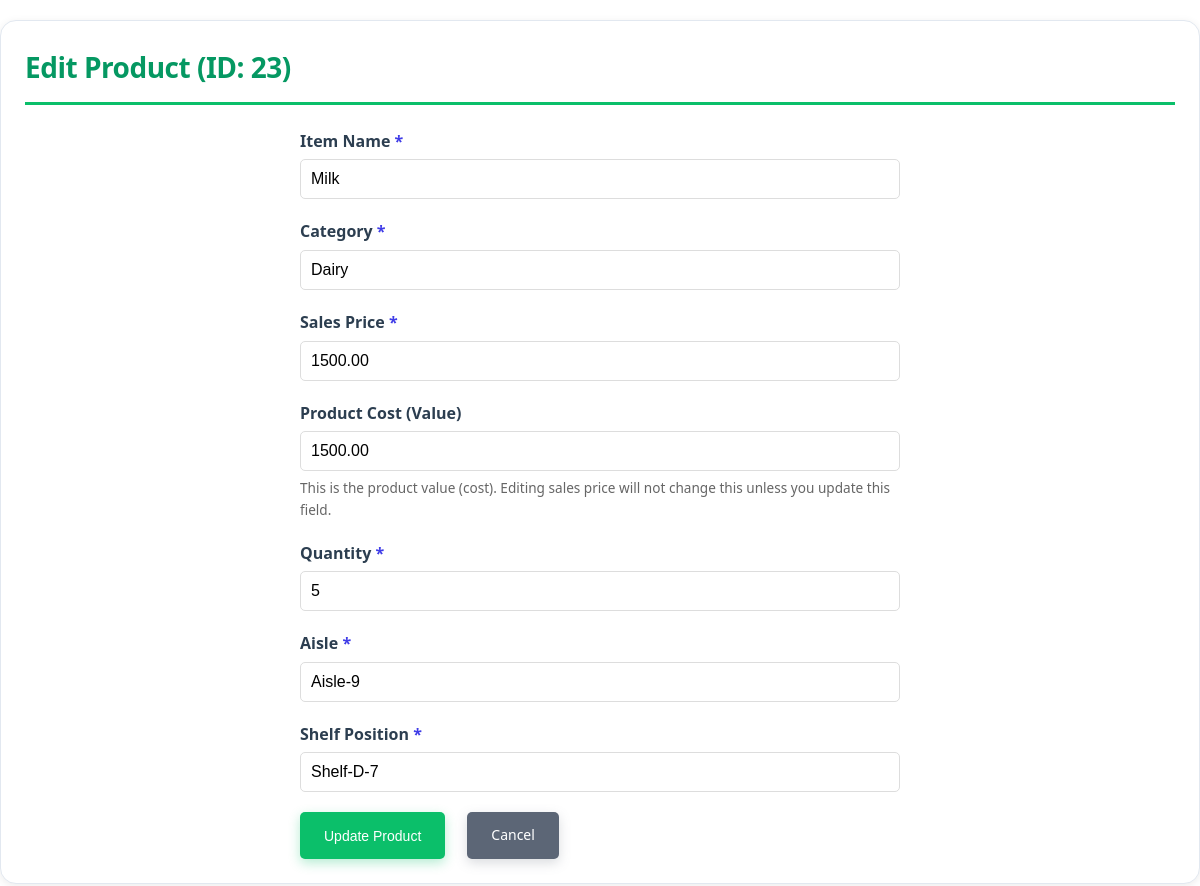
Page /update.php?id=23 (signed in) on the committed database.
### tables this page shows
CREATE TABLE `items` (
  `item_id` int(11) NOT NULL AUTO_INCREMENT PRIMARY KEY,
  `item_name` varchar(255) NOT NULL,
  `category` varchar(100),
  `price` decimal(10,2) NOT NULL,
  `cost_price` decimal(10,2) NOT NULL DEFAULT 0,
  `quantity` int(11) NOT NULL DEFAULT 0,
  `isles` varchar(100) NOT NULL,
  `shelf_position` varchar(100) NOT NULL,
  `created_at` timestamp NOT NULL DEFAULT current_timestamp(),
  `updated_at` timestamp NOT NULL DEFAULT current_timestamp() ON UPDATE current_timestamp()
);

### update.php (the view, shortened to what this page needs)
<?php
$item_id = $_GET['id'] ?? null;
$conn = getDBConnection();
$stmt = $conn->prepare("SELECT * FROM items WHERE item_id = ?");
$stmt->bind_param("i", $item_id);
$stmt->execute();
$result = $stmt->get_result();
$item = $result->fetch_assoc();
?>
<!DOCTYPE html>
<html lang="en">
<head>
    <link rel="stylesheet" href="style.css">
    <link rel="stylesheet" href="https://cdnjs.cloudflare.com/ajax/libs/font-awesome/6.4.0/css/all.min.css" />
</head>
<body>
    <div class="container">
        <h1>Edit Product (ID: <?php echo htmlspecialchars($item['item_id']); ?>)</h1>
        <div class="form-container">
            <form method="POST" action="">
                <div class="form-group">
                    <label for="item_name">Item Name <span class="required">*</span></label>
                    <input type="text" id="item_name" name="item_name" required
                           value="<?php echo htmlspecialchars($item['item_name']); ?>">
                </div>
                <div class="form-group">
                    <label for="category">Category <span class="required">*</span></label>
                    <input type="text" id="category" name="category" required
                           value="<?php echo htmlspecialchars($item['category'] ?? ''); ?>"
                           placeholder="e.g., Groceries, Beverages">
                </div>
                <div class="form-group">
                    <label for="price">Sales Price <span class="required">*</span></label>
                    <input type="number" id="price" name="price" step="0.01" min="0.01" required
                           value="<?php echo htmlspecialchars($item['price']); ?>">
                </div>
                <div class="form-group">
                    <label for="cost_price">Product Cost (Value)</label>
                    <input type="number" id="cost_price" name="cost_price" step="0.01" min="0.00"
                           value="<?php echo htmlspecialchars($item['cost_price'] ?? $item['price']); ?>">
                    <p style="font-size:0.85em; color:#666; margin-top:6px;">This is the product value (cost). Editing sales price will not change this unless you update this field.</p>
                </div>
                <div class="form-group">
                    <label for="quantity">Quantity <span class="required">*</span></label>
                    <input type="number" id="quantity" name="quantity" min="0" required
                           value="<?php echo htmlspecialchars($item['quantity']); ?>">
                </div>
                <div class="form-group">
                    <label for="isles">Aisle <span class="required">*</span></label>
                    <input type="text" id="isles" name="isles" required
                           value="<?php echo htmlspecialchars($item['isles']); ?>">
                </div>
                <div class="form-group">
                    <label for="shelf_position">Shelf Position <span class="required">*</span></label>
                    <input type="text" id="shelf_position" name="shelf_position" required
                           value="<?php echo htmlspecialchars($item['shelf_position']); ?>">
                </div>
                <div class="form-actions">
                    <button type="submit" class="btn btn-primary">Update Product</button>
                    <a href="items.php" class="btn btn-secondary">Cancel</a>
                </div>
            </form>
        </div>
    </div>
</body>
</html>

### style.css (style rules this page uses)
* { margin: 0; padding: 0; box-sizing: border-box; }
:root { --color-primary: #0bbf6a; --color-primary-light: #22d485; --color-primary-dark: #059862; --color-secondary: #5c6676; --color-secondary-dark: #434b5c; --color-accent: #9ce7c4; }
body { font-family: 'Segoe UI', Tahoma, Geneva, Verdana, sans-serif; background: #ffffff; color: #2d3748; line-height: 1.6; min-height: 100vh; }
.container { max-width: 1200px; margin: 20px auto; padding: 24px; background-color: #ffffff; border-radius: 16px; box-shadow: 0 2px 8px rgba(0, 0, 0, 0.08); border: 1px solid #e2e8f0; }
h1 { color: var(--color-primary-dark); margin-bottom: 24px; border-bottom: 3px solid var(--color-primary); padding-bottom: 12px; font-weight: 600; text-transform: none; letter-spacing: -0.5px; font-size: 28px; }
.btn { display: inline-block; padding: 10px 20px; text-decoration: none; border-radius: 5px; border: none; cursor: pointer; font-size: 14px; transition: background-color 0.3s; margin-right: 10px; }
.btn-primary { background: var(--color-primary); color: white; font-weight: 500; text-transform: none; letter-spacing: 0; box-shadow: 0 4px 12px rgba(11, 191, 106, 0.3); transition: all 0.3s ease; }
.btn-secondary { background: var(--color-secondary); color: white; font-weight: 500; box-shadow: 0 4px 12px rgba(107, 114, 128, 0.25); transition: all 0.3s ease; }
.form-container { max-width: 600px; margin: 0 auto; }
.form-group { margin-bottom: 20px; }
.form-group label { display: block; margin-bottom: 5px; font-weight: bold; color: #2c3e50; }
.form-group input[type="text"], .form-group input[type="number"], .form-group input[type="password"] { width: 100%; padding: 10px; border: 1px solid #ddd; border-radius: 5px; font-size: 16px; }
.required { color: #3f3ce7; }
.form-actions { margin-top: 30px; }
.form-actions { display: flex; gap: 12px; margin-top: 20px; justify-content: flex-start; }
.form-actions .btn { padding: 12px 24px; font-size: 14px; }

### rows in the picture
items: item_id "23", item_name "Milk", category "Dairy", price "1500.00", cost_price "1500.00", quantity "5", isles "Aisle-9", shelf_position "Shelf-D-7"
